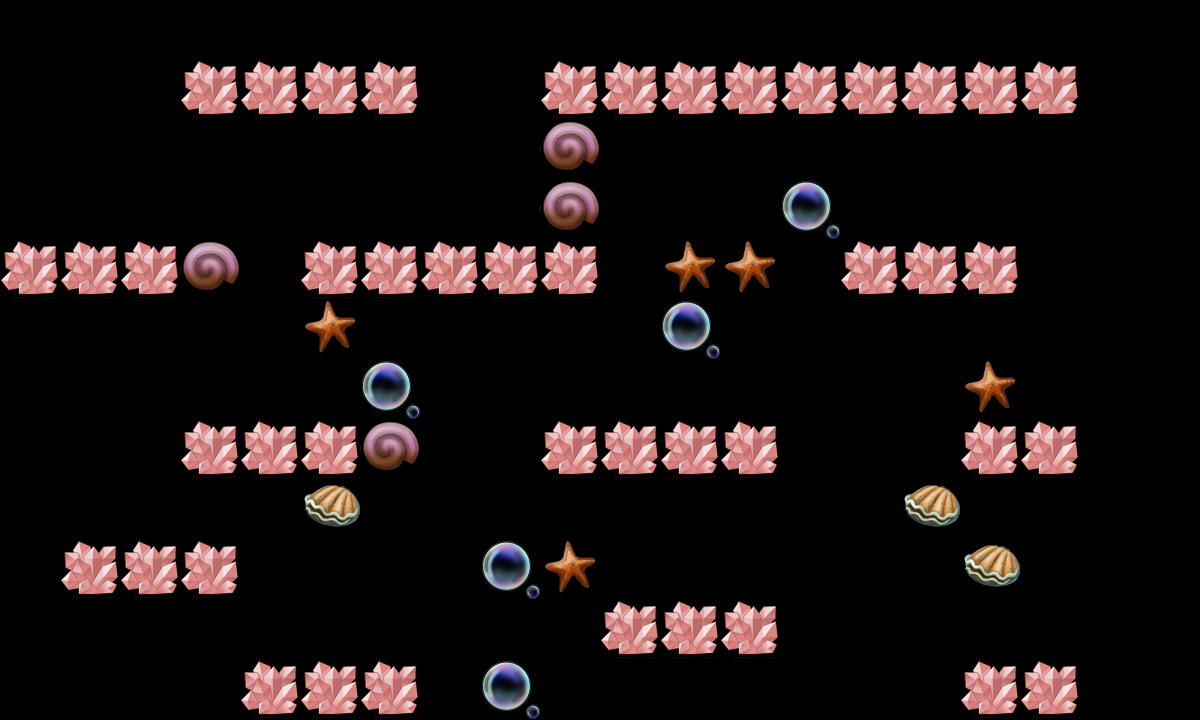

This game map was drawn from its Tiled (.tmx) file and the tilesets committed beside it. A one-line description and the trimmed map source follow:
An orthogonal 20x12 tile map with 60x60 px tiles, 2 tile layers (canDes, cannotDes) and 16 objects (re3, re1, re2, tankpoint, re4, ...).

<map version="1.0" orientation="orthogonal" width="20" height="12" tilewidth="60" tileheight="60">
 <tileset firstgid="1" name="tmw_desert_spacing" tilewidth="60" tileheight="60">
  <image source="tmw_desert_spacing.png" width="480" height="300" />
  <tile id="30">
   <properties>
    <property name="canDes" value="1" />
   </properties>
  </tile>
 </tileset>
 <layer name="canDes" width="20" height="12">
  <data>[240 cells, 17 non-empty, 4 distinct tile ids]</data>
 </layer>
 <layer name="cannotDes" width="20" height="12">
  <data>[240 cells, 44 non-empty, 1 distinct tile ids]</data>
 </layer>
 <objectgroup name="spawnPoints" width="20" height="12">
  <object name="re3" x="685" y="148" width="60" height="60" />
  <object name="re1" x="390" y="517" width="60" height="60" />
  <object name="re2" x="508" y="338" width="60" height="60" />
  <object name="tankpoint" x="863" y="638" width="60" height="60" />
  <object name="re4" x="934" y="151" width="60" height="60" />
  <object name="re5" x="151" y="333" width="60" height="60" />
  <object name="re6" x="865" y="339" width="60" height="60" />
  <object name="re7" x="327" y="156" width="62" height="59" />
 </objectgroup>
 <objectgroup name="roadPoints" width="20" height="12">
  <object name="p3" x="211" y="332" width="60" height="60" />
  <object name="p4" x="213" y="156" width="60" height="60" />
  <object name="p1" x="842" y="543" width="60" height="60" />
  <object name="p2" x="841" y="330" width="60" height="60" />
 </objectgroup>
 <objectgroup name="bossPoint" width="20" height="12" visible="0">
  <object name="boss1" x="240" y="60" width="60" height="60" />
 </objectgroup>
 <objectgroup name="buildingPoint" width="20" height="12" visible="0">
  <object name="building1" x="998" y="266" width="60" height="60" />
 </objectgroup>
 <objectgroup name="endPoint" width="20" height="12">
  <object name="endpoint" x="457" y="120" width="60" height="60" />
 </objectgroup>
 <objectgroup name="morePoint" width="20" height="12">
  <object name="morepoint" x="84" y="451" width="60" height="60" />
 </objectgroup>
</map>
